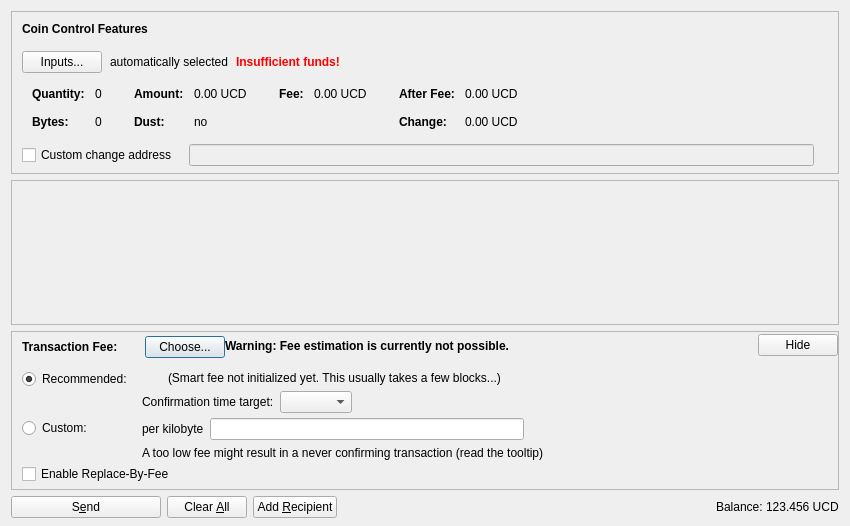
<?xml version="1.0" encoding="UTF-8"?>
<ui version="4.0">
 <class>SendCoinsDialog</class>
 <widget class="QDialog" name="SendCoinsDialog">
  <property name="geometry">
   <rect>
    <x>0</x>
    <y>0</y>
    <width>850</width>
    <height>526</height>
   </rect>
  </property>
  <property name="windowTitle">
   <string>Send Coins</string>
  </property>
  <layout class="QVBoxLayout" name="verticalLayout" stretch="0,1,0,0">
   <property name="bottomMargin">
    <number>8</number>
   </property>
   <item>
    <widget class="QFrame" name="frameCoinControl">
     <property name="sizePolicy">
      <sizepolicy hsizetype="Expanding" vsizetype="Expanding">
       <horstretch>0</horstretch>
       <verstretch>0</verstretch>
      </sizepolicy>
     </property>
     <property name="maximumSize">
      <size>
       <width>16777215</width>
       <height>16777215</height>
      </size>
     </property>
     <property name="frameShape">
      <enum>QFrame::StyledPanel</enum>
     </property>
     <property name="frameShadow">
      <enum>QFrame::Sunken</enum>
     </property>
     <layout class="QVBoxLayout" name="verticalLayoutCoinControl2">
      <property name="spacing">
       <number>0</number>
      </property>
      <property name="leftMargin">
       <number>0</number>
      </property>
      <property name="topMargin">
       <number>0</number>
      </property>
      <property name="rightMargin">
       <number>0</number>
      </property>
      <property name="bottomMargin">
       <number>6</number>
      </property>
      <item>
       <layout class="QVBoxLayout" name="verticalLayoutCoinControl" stretch="0,0,0,0,1">
        <property name="spacing">
         <number>0</number>
        </property>
        <property name="leftMargin">
         <number>10</number>
        </property>
        <property name="topMargin">
         <number>10</number>
        </property>
        <item>
         <layout class="QHBoxLayout" name="horizontalLayoutCoinControl1">
          <property name="bottomMargin">
           <number>15</number>
          </property>
          <item>
           <widget class="QLabel" name="labelCoinControlFeatures">
            <property name="sizePolicy">
             <sizepolicy hsizetype="Preferred" vsizetype="Maximum">
              <horstretch>0</horstretch>
              <verstretch>0</verstretch>
             </sizepolicy>
            </property>
            <property name="font">
             <font>
              <weight>75</weight>
              <bold>true</bold>
             </font>
            </property>
            <property name="styleSheet">
             <string notr="true">font-weight:bold;</string>
            </property>
            <property name="text">
             <string>Coin Control Features</string>
            </property>
           </widget>
          </item>
         </layout>
        </item>
        <item>
         <layout class="QHBoxLayout" name="horizontalLayoutCoinControl2" stretch="0,0,0,0">
          <property name="spacing">
           <number>8</number>
          </property>
          <property name="bottomMargin">
           <number>10</number>
          </property>
          <item>
           <widget class="QPushButton" name="pushButtonCoinControl">
            <property name="styleSheet">
             <string notr="true"/>
            </property>
            <property name="text">
             <string>Inputs...</string>
            </property>
            <property name="autoDefault">
             <bool>false</bool>
            </property>
           </widget>
          </item>
          <item>
           <widget class="QLabel" name="labelCoinControlAutomaticallySelected">
            <property name="text">
             <string>automatically selected</string>
            </property>
            <property name="margin">
             <number>5</number>
            </property>
           </widget>
          </item>
          <item>
           <widget class="QLabel" name="labelCoinControlInsuffFunds">
            <property name="font">
             <font>
              <weight>75</weight>
              <bold>true</bold>
             </font>
            </property>
            <property name="styleSheet">
             <string notr="true">color:red;font-weight:bold;</string>
            </property>
            <property name="text">
             <string>Insufficient funds!</string>
            </property>
            <property name="margin">
             <number>5</number>
            </property>
           </widget>
          </item>
          <item>
           <spacer name="horizontalSpacerCoinControl">
            <property name="orientation">
             <enum>Qt::Horizontal</enum>
            </property>
            <property name="sizeHint" stdset="0">
             <size>
              <width>40</width>
              <height>1</height>
             </size>
            </property>
           </spacer>
          </item>
         </layout>
        </item>
        <item>
         <widget class="QWidget" name="widgetCoinControl" native="true">
          <property name="sizePolicy">
           <sizepolicy hsizetype="Preferred" vsizetype="Preferred">
            <horstretch>0</horstretch>
            <verstretch>0</verstretch>
           </sizepolicy>
          </property>
          <property name="minimumSize">
           <size>
            <width>0</width>
            <height>0</height>
           </size>
          </property>
          <property name="styleSheet">
           <string notr="true"/>
          </property>
          <layout class="QHBoxLayout" name="horizontalLayoutCoinControl5">
           <property name="leftMargin">
            <number>0</number>
           </property>
           <property name="topMargin">
            <number>0</number>
           </property>
           <property name="rightMargin">
            <number>0</number>
           </property>
           <property name="bottomMargin">
            <number>0</number>
           </property>
           <item>
            <layout class="QHBoxLayout" name="horizontalLayoutCoinControl3" stretch="0,0,0,1">
             <property name="spacing">
              <number>20</number>
             </property>
             <property name="topMargin">
              <number>0</number>
             </property>
             <property name="bottomMargin">
              <number>10</number>
             </property>
             <item>
              <layout class="QFormLayout" name="formLayoutCoinControl1">
               <property name="horizontalSpacing">
                <number>10</number>
               </property>
               <property name="verticalSpacing">
                <number>14</number>
               </property>
               <property name="leftMargin">
                <number>10</number>
               </property>
               <property name="topMargin">
                <number>4</number>
               </property>
               <property name="rightMargin">
                <number>6</number>
               </property>
               <item row="0" column="0">
                <widget class="QLabel" name="labelCoinControlQuantityText">
                 <property name="font">
                  <font>
                   <weight>75</weight>
                   <bold>true</bold>
                  </font>
                 </property>
                 <property name="text">
                  <string>Quantity:</string>
                 </property>
                 <property name="margin">
                  <number>0</number>
                 </property>
                </widget>
               </item>
               <item row="0" column="1">
                <widget class="QLabel" name="labelCoinControlQuantity">
                 <property name="cursor">
                  <cursorShape>IBeamCursor</cursorShape>
                 </property>
                 <property name="contextMenuPolicy">
                  <enum>Qt::ActionsContextMenu</enum>
                 </property>
                 <property name="text">
                  <string notr="true">0</string>
                 </property>
                 <property name="margin">
                  <number>0</number>
                 </property>
                 <property name="textInteractionFlags">
                  <set>Qt::LinksAccessibleByMouse|Qt::TextSelectableByKeyboard|Qt::TextSelectableByMouse</set>
                 </property>
                </widget>
               </item>
               <item row="1" column="0">
                <widget class="QLabel" name="labelCoinControlBytesText">
                 <property name="font">
                  <font>
                   <weight>75</weight>
                   <bold>true</bold>
                  </font>
                 </property>
                 <property name="text">
                  <string>Bytes:</string>
                 </property>
                </widget>
               </item>
               <item row="1" column="1">
                <widget class="QLabel" name="labelCoinControlBytes">
                 <property name="cursor">
                  <cursorShape>IBeamCursor</cursorShape>
                 </property>
                 <property name="contextMenuPolicy">
                  <enum>Qt::ActionsContextMenu</enum>
                 </property>
                 <property name="text">
                  <string notr="true">0</string>
                 </property>
                 <property name="textInteractionFlags">
                  <set>Qt::LinksAccessibleByMouse|Qt::TextSelectableByKeyboard|Qt::TextSelectableByMouse</set>
                 </property>
                </widget>
               </item>
              </layout>
             </item>
             <item>
              <layout class="QFormLayout" name="formLayoutCoinControl2">
               <property name="horizontalSpacing">
                <number>10</number>
               </property>
               <property name="verticalSpacing">
                <number>14</number>
               </property>
               <property name="leftMargin">
                <number>6</number>
               </property>
               <property name="topMargin">
                <number>4</number>
               </property>
               <property name="rightMargin">
                <number>6</number>
               </property>
               <item row="0" column="0">
                <widget class="QLabel" name="labelCoinControlAmountText">
                 <property name="font">
                  <font>
                   <weight>75</weight>
                   <bold>true</bold>
                  </font>
                 </property>
                 <property name="text">
                  <string>Amount:</string>
                 </property>
                 <property name="margin">
                  <number>0</number>
                 </property>
                </widget>
               </item>
               <item row="0" column="1">
                <widget class="QLabel" name="labelCoinControlAmount">
                 <property name="cursor">
                  <cursorShape>IBeamCursor</cursorShape>
                 </property>
                 <property name="contextMenuPolicy">
                  <enum>Qt::ActionsContextMenu</enum>
                 </property>
                 <property name="text">
                  <string notr="true">0.00 UCD</string>
                 </property>
                 <property name="textInteractionFlags">
                  <set>Qt::LinksAccessibleByMouse|Qt::TextSelectableByKeyboard|Qt::TextSelectableByMouse</set>
                 </property>
                </widget>
               </item>
               <item row="1" column="0">
                <widget class="QLabel" name="labelCoinControlLowOutputText">
                 <property name="font">
                  <font>
                   <weight>75</weight>
                   <bold>true</bold>
                  </font>
                 </property>
                 <property name="text">
                  <string>Dust:</string>
                 </property>
                </widget>
               </item>
               <item row="1" column="1">
                <widget class="QLabel" name="labelCoinControlLowOutput">
                 <property name="cursor">
                  <cursorShape>IBeamCursor</cursorShape>
                 </property>
                 <property name="contextMenuPolicy">
                  <enum>Qt::ActionsContextMenu</enum>
                 </property>
                 <property name="text">
                  <string notr="true">no</string>
                 </property>
                 <property name="textInteractionFlags">
                  <set>Qt::LinksAccessibleByMouse|Qt::TextSelectableByKeyboard|Qt::TextSelectableByMouse</set>
                 </property>
                </widget>
               </item>
              </layout>
             </item>
             <item>
              <layout class="QFormLayout" name="formLayoutCoinControl3">
               <property name="horizontalSpacing">
                <number>10</number>
               </property>
               <property name="verticalSpacing">
                <number>14</number>
               </property>
               <property name="leftMargin">
                <number>6</number>
               </property>
               <property name="topMargin">
                <number>4</number>
               </property>
               <property name="rightMargin">
                <number>6</number>
               </property>
               <item row="0" column="0">
                <widget class="QLabel" name="labelCoinControlFeeText">
                 <property name="font">
                  <font>
                   <weight>75</weight>
                   <bold>true</bold>
                  </font>
                 </property>
                 <property name="text">
                  <string>Fee:</string>
                 </property>
                 <property name="margin">
                  <number>0</number>
                 </property>
                </widget>
               </item>
               <item row="0" column="1">
                <widget class="QLabel" name="labelCoinControlFee">
                 <property name="cursor">
                  <cursorShape>IBeamCursor</cursorShape>
                 </property>
                 <property name="contextMenuPolicy">
                  <enum>Qt::ActionsContextMenu</enum>
                 </property>
                 <property name="text">
                  <string notr="true">0.00 UCD</string>
                 </property>
                 <property name="textInteractionFlags">
                  <set>Qt::LinksAccessibleByMouse|Qt::TextSelectableByKeyboard|Qt::TextSelectableByMouse</set>
                 </property>
                </widget>
               </item>
              </layout>
             </item>
             <item>
              <layout class="QFormLayout" name="formLayoutCoinControl4">
               <property name="horizontalSpacing">
                <number>10</number>
               </property>
               <property name="verticalSpacing">
                <number>14</number>
               </property>
               <property name="leftMargin">
                <number>6</number>
               </property>
               <property name="topMargin">
                <number>4</number>
               </property>
               <property name="rightMargin">
                <number>6</number>
               </property>
               <item row="0" column="0">
                <widget class="QLabel" name="labelCoinControlAfterFeeText">
                 <property name="font">
                  <font>
                   <weight>75</weight>
                   <bold>true</bold>
                  </font>
                 </property>
                 <property name="text">
                  <string>After Fee:</string>
                 </property>
                 <property name="margin">
                  <number>0</number>
                 </property>
                </widget>
               </item>
               <item row="0" column="1">
                <widget class="QLabel" name="labelCoinControlAfterFee">
                 <property name="cursor">
                  <cursorShape>IBeamCursor</cursorShape>
                 </property>
                 <property name="contextMenuPolicy">
                  <enum>Qt::ActionsContextMenu</enum>
                 </property>
                 <property name="text">
                  <string notr="true">0.00 UCD</string>
                 </property>
                 <property name="textInteractionFlags">
                  <set>Qt::LinksAccessibleByMouse|Qt::TextSelectableByKeyboard|Qt::TextSelectableByMouse</set>
                 </property>
                </widget>
               </item>
               <item row="1" column="0">
                <widget class="QLabel" name="labelCoinControlChangeText">
                 <property name="font">
                  <font>
                   <weight>75</weight>
                   <bold>true</bold>
                  </font>
                 </property>
                 <property name="text">
                  <string>Change:</string>
                 </property>
                </widget>
               </item>
               <item row="1" column="1">
                <widget class="QLabel" name="labelCoinControlChange">
                 <property name="cursor">
                  <cursorShape>IBeamCursor</cursorShape>
                 </property>
                 <property name="contextMenuPolicy">
                  <enum>Qt::ActionsContextMenu</enum>
                 </property>
                 <property name="text">
                  <string notr="true">0.00 UCD</string>
                 </property>
                 <property name="textInteractionFlags">
                  <set>Qt::LinksAccessibleByMouse|Qt::TextSelectableByKeyboard|Qt::TextSelectableByMouse</set>
                 </property>
                </widget>
               </item>
              </layout>
             </item>
            </layout>
           </item>
          </layout>
         </widget>
        </item>
        <item>
         <layout class="QHBoxLayout" name="horizontalLayoutCoinControl4" stretch="0,0,0">
          <property name="spacing">
           <number>12</number>
          </property>
          <property name="sizeConstraint">
           <enum>QLayout::SetDefaultConstraint</enum>
          </property>
          <property name="topMargin">
           <number>5</number>
          </property>
          <property name="rightMargin">
           <number>5</number>
          </property>
          <item>
           <widget class="QCheckBox" name="checkBoxCoinControlChange">
            <property name="toolTip">
             <string>If this is activated, but the change address is empty or invalid, change will be sent to a newly generated address.</string>
            </property>
            <property name="text">
             <string>Custom change address</string>
            </property>
           </widget>
          </item>
          <item>
           <widget class="QValidatedLineEdit" name="lineEditCoinControlChange">
            <property name="enabled">
             <bool>false</bool>
            </property>
            <property name="sizePolicy">
             <sizepolicy hsizetype="Expanding" vsizetype="Fixed">
              <horstretch>0</horstretch>
              <verstretch>0</verstretch>
             </sizepolicy>
            </property>
           </widget>
          </item>
          <item>
           <widget class="QLabel" name="labelCoinControlChangeLabel">
            <property name="sizePolicy">
             <sizepolicy hsizetype="Preferred" vsizetype="Expanding">
              <horstretch>0</horstretch>
              <verstretch>0</verstretch>
             </sizepolicy>
            </property>
            <property name="minimumSize">
             <size>
              <width>0</width>
              <height>0</height>
             </size>
            </property>
            <property name="text">
             <string/>
            </property>
            <property name="margin">
             <number>3</number>
            </property>
           </widget>
          </item>
         </layout>
        </item>
        <item>
         <spacer name="verticalSpacerCoinControl">
          <property name="orientation">
           <enum>Qt::Vertical</enum>
          </property>
          <property name="sizeHint" stdset="0">
           <size>
            <width>800</width>
            <height>1</height>
           </size>
          </property>
         </spacer>
        </item>
       </layout>
      </item>
     </layout>
    </widget>
   </item>
   <item>
    <widget class="QScrollArea" name="scrollArea">
     <property name="widgetResizable">
      <bool>true</bool>
     </property>
     <widget class="QWidget" name="scrollAreaWidgetContents">
      <property name="geometry">
       <rect>
        <x>0</x>
        <y>0</y>
        <width>830</width>
        <height>104</height>
       </rect>
      </property>
      <layout class="QVBoxLayout" name="verticalLayout_2" stretch="0,1">
       <property name="leftMargin">
        <number>0</number>
       </property>
       <property name="topMargin">
        <number>0</number>
       </property>
       <property name="rightMargin">
        <number>0</number>
       </property>
       <property name="bottomMargin">
        <number>0</number>
       </property>
       <item>
        <layout class="QVBoxLayout" name="entries">
         <property name="spacing">
          <number>6</number>
         </property>
        </layout>
       </item>
       <item>
        <spacer name="verticalSpacer">
         <property name="orientation">
          <enum>Qt::Vertical</enum>
         </property>
         <property name="sizeHint" stdset="0">
          <size>
           <width>20</width>
           <height>40</height>
          </size>
         </property>
        </spacer>
       </item>
      </layout>
     </widget>
    </widget>
   </item>
   <item>
    <widget class="QFrame" name="frameFee">
     <property name="sizePolicy">
      <sizepolicy hsizetype="Expanding" vsizetype="Expanding">
       <horstretch>0</horstretch>
       <verstretch>0</verstretch>
      </sizepolicy>
     </property>
     <property name="maximumSize">
      <size>
       <width>16777215</width>
       <height>16777215</height>
      </size>
     </property>
     <property name="frameShape">
      <enum>QFrame::StyledPanel</enum>
     </property>
     <property name="frameShadow">
      <enum>QFrame::Sunken</enum>
     </property>
     <layout class="QVBoxLayout" name="verticalLayoutFee1">
      <property name="spacing">
       <number>0</number>
      </property>
      <property name="leftMargin">
       <number>0</number>
      </property>
      <property name="topMargin">
       <number>0</number>
      </property>
      <property name="rightMargin">
       <number>0</number>
      </property>
      <property name="bottomMargin">
       <number>0</number>
      </property>
      <item>
       <layout class="QVBoxLayout" name="verticalLayoutFee2" stretch="0,0,0">
        <property name="spacing">
         <number>0</number>
        </property>
        <property name="leftMargin">
         <number>10</number>
        </property>
        <property name="topMargin">
         <number>0</number>
        </property>
        <item>
         <layout class="QHBoxLayout" name="horizontalLayoutFee1">
          <property name="bottomMargin">
           <number>0</number>
          </property>
          <item>
           <layout class="QVBoxLayout" name="verticalLayoutFee7">
            <property name="spacing">
             <number>0</number>
            </property>
            <item>
             <spacer name="verticalSpacerSmartFee">
              <property name="orientation">
               <enum>Qt::Vertical</enum>
              </property>
              <property name="sizeType">
               <enum>QSizePolicy::Fixed</enum>
              </property>
              <property name="sizeHint" stdset="0">
               <size>
                <width>1</width>
                <height>4</height>
               </size>
              </property>
             </spacer>
            </item>
            <item>
             <layout class="QHBoxLayout" name="horizontalLayoutSmartFee">
              <property name="spacing">
               <number>10</number>
              </property>
              <item>
               <widget class="QLabel" name="labelFeeHeadline">
                <property name="sizePolicy">
                 <sizepolicy hsizetype="Preferred" vsizetype="Maximum">
                  <horstretch>0</horstretch>
                  <verstretch>0</verstretch>
                 </sizepolicy>
                </property>
                <property name="font">
                 <font>
                  <weight>75</weight>
                  <bold>true</bold>
                 </font>
                </property>
                <property name="styleSheet">
                 <string notr="true">font-weight:bold;</string>
                </property>
                <property name="text">
                 <string>Transaction Fee:</string>
                </property>
               </widget>
              </item>
              <item>
               <widget class="QLabel" name="labelFeeMinimized">
                <property name="text">
                 <string/>
                </property>
               </widget>
              </item>
              <item>
               <widget class="QPushButton" name="buttonChooseFee">
                <property name="text">
                 <string>Choose...</string>
                </property>
               </widget>
              </item>
             </layout>
            </item>
            <item>
             <spacer name="verticalSpacer_5">
              <property name="orientation">
               <enum>Qt::Vertical</enum>
              </property>
              <property name="sizeHint" stdset="0">
               <size>
                <width>1</width>
                <height>1</height>
               </size>
              </property>
             </spacer>
            </item>
           </layout>
          </item>
          <item>
           <widget class="QLabel" name="fallbackFeeWarningLabel">
            <property name="toolTip">
             <string>Using the fallbackfee can result in sending a transaction that will take several hours or days (or never) to confirm. Consider choosing your fee manually or wait until you have validated the complete chain.</string>
            </property>
            <property name="font">
            <font>
                <weight>75</weight>
                <bold>true</bold>
            </font>
            </property>
            <property name="text">
             <string>Warning: Fee estimation is currently not possible.</string>
            </property>
            <property name="wordWrap">
             <bool>false</bool>
            </property>
           </widget>
          </item>
          <item>
           <spacer name="horizontalSpacer_4">
            <property name="orientation">
             <enum>Qt::Horizontal</enum>
            </property>
            <property name="sizeType">
             <enum>QSizePolicy::MinimumExpanding</enum>
            </property>
            <property name="sizeHint" stdset="0">
             <size>
              <width>40</width>
              <height>20</height>
             </size>
            </property>
           </spacer>
          </item>
          <item>
           <widget class="QPushButton" name="buttonMinimizeFee">
            <property name="toolTip">
             <string>Hide transaction fee settings</string>
            </property>
            <property name="text">
             <string>Hide</string>
            </property>
           </widget>
          </item>
         </layout>
        </item>
        <item>
         <widget class="QFrame" name="frameFeeSelection">
          <layout class="QVBoxLayout" name="verticalLayoutFee12">
           <property name="spacing">
            <number>0</number>
           </property>
           <property name="leftMargin">
            <number>0</number>
           </property>
           <property name="topMargin">
            <number>0</number>
           </property>
           <property name="rightMargin">
            <number>0</number>
           </property>
           <property name="bottomMargin">
            <number>0</number>
           </property>
           <item>
            <layout class="QGridLayout" name="gridLayoutFee">
             <property name="topMargin">
              <number>10</number>
             </property>
             <property name="bottomMargin">
              <number>4</number>
             </property>
             <property name="horizontalSpacing">
              <number>10</number>
             </property>
             <property name="verticalSpacing">
              <number>4</number>
             </property>
             <item row="1" column="1">
              <layout class="QVBoxLayout" name="verticalLayoutFee8">
               <property name="spacing">
                <number>6</number>
               </property>
               <item>
                <layout class="QHBoxLayout" name="horizontalLayoutFee13">
                 <item>
                  <widget class="QLabel" name="labelCustomPerKilobyte">
                   <property name="toolTip">
                    <string>Specify a custom fee per kB (1,000 bytes) of the transaction's virtual size.

Note:  Since the fee is calculated on a per-byte basis, a fee of "100 satoshis per kB" for a transaction size of 500 bytes (half of 1 kB) would ultimately yield a fee of only 50 satoshis.</string>
                   </property>
                   <property name="text">
                    <string>per kilobyte</string>
                   </property>
                  </widget>
                 </item>
                 <item>
                  <widget class="UnitedContinentalDollarAmountField" name="customFee"/>
                 </item>
                 <item>
                  <spacer name="horizontalSpacer_6">
                   <property name="orientation">
                    <enum>Qt::Horizontal</enum>
                   </property>
                   <property name="sizeHint" stdset="0">
                    <size>
                     <width>1</width>
                     <height>1</height>
                    </size>
                   </property>
                  </spacer>
                 </item>
                </layout>
               </item>
               <item>
                <layout class="QHBoxLayout" name="horizontalLayoutFee8">
                 <item>
                  <widget class="QLabel" name="labelCustomFeeWarning">
                   <property name="enabled">
                    <bool>true</bool>
                   </property>
                   <property name="toolTip">
                    <string>When there is less transaction volume than space in the blocks, miners as well as relaying nodes may enforce a minimum fee. Paying only this minimum fee is just fine, but be aware that this can result in a never confirming transaction once there is more demand for unitedcontinentaldollar transactions than the network can process.</string>
                   </property>
                   <property name="text">
                    <string>A too low fee might result in a never confirming transaction (read the tooltip)</string>
                   </property>
                  </widget>
                 </item>
                 <item>
                  <spacer name="horizontalSpacer_2">
                   <property name="orientation">
                    <enum>Qt::Horizontal</enum>
                   </property>
                   <property name="sizeHint" stdset="0">
                    <size>
                     <width>1</width>
                     <height>1</height>
                    </size>
                   </property>
                  </spacer>
                 </item>
                </layout>
               </item>
              </layout>
             </item>
             <item row="0" column="0">
              <layout class="QVBoxLayout" name="verticalLayoutFee4" stretch="0,1">
               <item>
                <widget class="QRadioButton" name="radioSmartFee">
                 <property name="text">
                  <string>Recommended:</string>
                 </property>
                 <property name="checked">
                  <bool>true</bool>
                 </property>
                 <attribute name="buttonGroup">
                  <string notr="true">groupFee</string>
                 </attribute>
                </widget>
               </item>
               <item>
                <spacer name="verticalSpacer_2">
                 <property name="orientation">
                  <enum>Qt::Vertical</enum>
                 </property>
                 <property name="sizeHint" stdset="0">
                  <size>
                   <width>1</width>
                   <height>1</height>
                  </size>
                 </property>
                </spacer>
               </item>
              </layout>
             </item>
             <item row="1" column="0">
              <layout class="QVBoxLayout" name="verticalLayoutFee9" stretch="0,1">
               <item>
                <widget class="QRadioButton" name="radioCustomFee">
                 <property name="text">
                  <string>Custom:</string>
                 </property>
                 <attribute name="buttonGroup">
                  <string notr="true">groupFee</string>
                 </attribute>
                </widget>
               </item>
               <item>
                <spacer name="verticalSpacer_6">
                 <property name="orientation">
                  <enum>Qt::Vertical</enum>
                 </property>
                 <property name="sizeHint" stdset="0">
                  <size>
                   <width>1</width>
                   <height>1</height>
                  </size>
                 </property>
                </spacer>
               </item>
              </layout>
             </item>
             <item row="0" column="1">
              <layout class="QVBoxLayout" name="verticalLayoutFee3" stretch="0,0,1">
               <property name="spacing">
                <number>6</number>
               </property>
               <property name="topMargin">
                <number>2</number>
               </property>
               <item>
                <layout class="QHBoxLayout" name="horizontalLayoutFee12">
                 <item>
                  <widget class="QLabel" name="labelSmartFee">
                   <property name="text">
                    <string/>
                   </property>
                  </widget>
                 </item>
                 <item>
                  <widget class="QLabel" name="labelFeeEstimation">
                   <property name="text">
                    <string/>
                   </property>
                  </widget>
                 </item>
                 <item>
                  <widget class="QLabel" name="labelSmartFee2">
                   <property name="text">
                    <string>(Smart fee not initialized yet. This usually takes a few blocks...)</string>
                   </property>
                  </widget>
                 </item>
                 <item>
                  <spacer name="horizontalSpacer_5">
                   <property name="orientation">
                    <enum>Qt::Horizontal</enum>
                   </property>
                   <property name="sizeHint" stdset="0">
                    <size>
                     <width>1</width>
                     <height>1</height>
                    </size>
                   </property>
                  </spacer>
                 </item>
                </layout>
               </item>
               <item>
                <layout class="QHBoxLayout" name="horizontalLayoutFee9">
                 <item>
                  <layout class="QVBoxLayout" name="verticalLayoutFee6">
                   <item>
                    <widget class="QLabel" name="labelSmartFee3">
                     <property name="text">
                      <string>Confirmation time target:</string>
                     </property>
                    </widget>
                   </item>
                  </layout>
                 </item>
                 <item>
                  <layout class="QVBoxLayout" name="verticalLayoutFee5">
                   <property name="rightMargin">
                    <number>30</number>
                   </property>
                   <item>
                    <layout class="QHBoxLayout" name="horizontalLayoutConfTarget">
                     <property name="bottomMargin">
                      <number>0</number>
                     </property>
                     <item>
                      <widget class="QComboBox" name="confTargetSelector"/>
                     </item>
                     <item>
                      <spacer name="horizontalSpacerConfTarget">
                       <property name="orientation">
                        <enum>Qt::Horizontal</enum>
                       </property>
                       <property name="sizeHint" stdset="0">
                        <size>
                         <width>40</width>
                         <height>20</height>
                        </size>
                       </property>
                      </spacer>
                     </item>
                    </layout>
                   </item>
                  </layout>
                 </item>
                </layout>
               </item>
               <item>
                <spacer name="verticalSpacer_4">
                 <property name="orientation">
                  <enum>Qt::Vertical</enum>
                 </property>
                 <property name="sizeHint" stdset="0">
                  <size>
                   <width>1</width>
                   <height>1</height>
                  </size>
                 </property>
                </spacer>
               </item>
              </layout>
             </item>
            </layout>
           </item>
           <item>
            <widget class="QCheckBox" name="optInRBF">
             <property name="text">
              <string>Enable Replace-By-Fee</string>
             </property>
             <property name="toolTip">
              <string>With Replace-By-Fee (BIP-125) you can increase a transaction's fee after it is sent. Without this, a higher fee may be recommended to compensate for increased transaction delay risk.</string>
             </property>
            </widget>
           </item>
          </layout>
         </widget>
        </item>
        <item>
         <spacer name="verticalSpacerFee">
          <property name="orientation">
           <enum>Qt::Vertical</enum>
          </property>
          <property name="sizeHint" stdset="0">
           <size>
            <width>40</width>
            <height>5</height>
           </size>
          </property>
         </spacer>
        </item>
       </layout>
      </item>
     </layout>
    </widget>
   </item>
   <item>
    <layout class="QHBoxLayout" name="horizontalLayout">
     <item>
      <widget class="QPushButton" name="sendButton">
       <property name="minimumSize">
        <size>
         <width>150</width>
         <height>0</height>
        </size>
       </property>
       <property name="toolTip">
        <string>Confirm the send action</string>
       </property>
       <property name="text">
        <string>S&amp;end</string>
       </property>
       <property name="icon">
        <iconset resource="../unitedcontinentaldollar.qrc">
         <normaloff>:/icons/send</normaloff>:/icons/send</iconset>
       </property>
       <property name="autoDefault">
        <bool>false</bool>
       </property>
       <property name="default">
        <bool>false</bool>
       </property>
      </widget>
     </item>
     <item>
      <widget class="QPushButton" name="clearButton">
       <property name="sizePolicy">
        <sizepolicy hsizetype="Minimum" vsizetype="Fixed">
         <horstretch>0</horstretch>
         <verstretch>0</verstretch>
        </sizepolicy>
       </property>
       <property name="toolTip">
        <string>Clear all fields of the form.</string>
       </property>
       <property name="text">
        <string>Clear &amp;All</string>
       </property>
       <property name="icon">
        <iconset resource="../unitedcontinentaldollar.qrc">
         <normaloff>:/icons/remove</normaloff>:/icons/remove</iconset>
       </property>
       <property name="autoDefault">
        <bool>false</bool>
       </property>
      </widget>
     </item>
     <item>
      <widget class="QPushButton" name="addButton">
       <property name="toolTip">
        <string>Send to multiple recipients at once</string>
       </property>
       <property name="text">
        <string>Add &amp;Recipient</string>
       </property>
       <property name="icon">
        <iconset resource="../unitedcontinentaldollar.qrc">
         <normaloff>:/icons/add</normaloff>:/icons/add</iconset>
       </property>
       <property name="autoDefault">
        <bool>false</bool>
       </property>
      </widget>
     </item>
     <item>
      <spacer name="horizontalSpacer">
       <property name="orientation">
        <enum>Qt::Horizontal</enum>
       </property>
       <property name="sizeHint" stdset="0">
        <size>
         <width>40</width>
         <height>20</height>
        </size>
       </property>
      </spacer>
     </item>
     <item>
      <layout class="QHBoxLayout" name="horizontalLayout_2">
       <property name="spacing">
        <number>3</number>
       </property>
       <item>
        <widget class="QLabel" name="labelBalanceName">
         <property name="sizePolicy">
          <sizepolicy hsizetype="Preferred" vsizetype="Fixed">
           <horstretch>0</horstretch>
           <verstretch>0</verstretch>
          </sizepolicy>
         </property>
         <property name="text">
          <string>Balance:</string>
         </property>
        </widget>
       </item>
       <item>
        <widget class="QLabel" name="labelBalance">
         <property name="sizePolicy">
          <sizepolicy hsizetype="Preferred" vsizetype="Fixed">
           <horstretch>0</horstretch>
           <verstretch>0</verstretch>
          </sizepolicy>
         </property>
         <property name="cursor">
          <cursorShape>IBeamCursor</cursorShape>
         </property>
         <property name="text">
          <string notr="true">123.456 UCD</string>
         </property>
         <property name="textInteractionFlags">
          <set>Qt::LinksAccessibleByMouse|Qt::TextSelectableByKeyboard|Qt::TextSelectableByMouse</set>
         </property>
        </widget>
       </item>
      </layout>
     </item>
    </layout>
   </item>
  </layout>
 </widget>
 <customwidgets>
  <customwidget>
   <class>QValidatedLineEdit</class>
   <extends>QLineEdit</extends>
   <header>qt/qvalidatedlineedit.h</header>
  </customwidget>
  <customwidget>
   <class>UnitedContinentalDollarAmountField</class>
   <extends>QLineEdit</extends>
   <header>qt/unitedcontinentaldollaramountfield.h</header>
   <container>1</container>
  </customwidget>
 </customwidgets>
 <resources>
  <include location="../unitedcontinentaldollar.qrc"/>
 </resources>
 <connections/>
 <buttongroups>
  <buttongroup name="groupFee"/>
 </buttongroups>
</ui>
